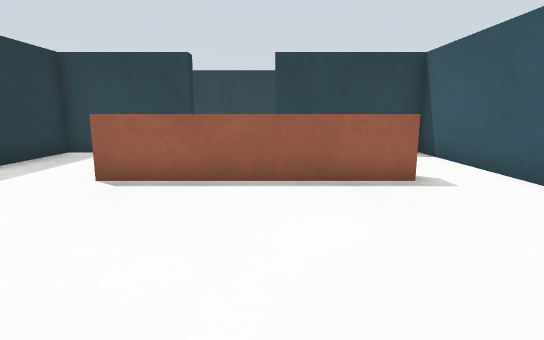
View 1 (above)

19 first-person views from a walk through a Gazebo world. The camera is 0.61 m above the floor, tilts 10° down and sees 80° across. The floor is counted in squares, 0.5 m on a side. Each view is taken from the middle of a square. On the plan, view 1 faces up. The plan holds only what a view shows up to about 14 squares ahead; the rest is blank. The place goes on beyond the plan.

View 2
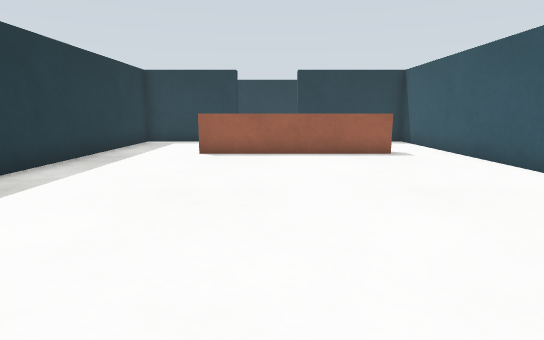

View 3
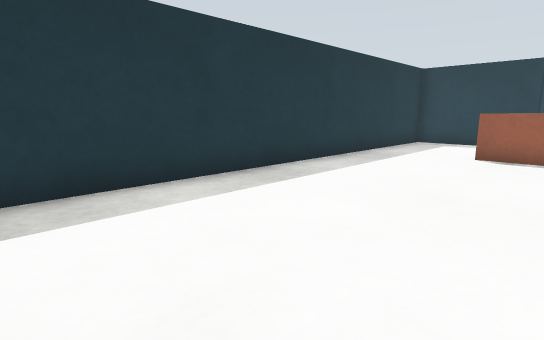

View 4
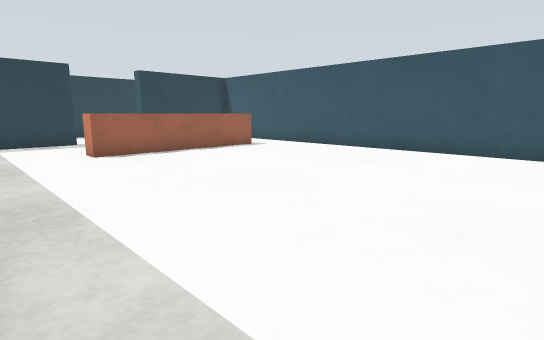

View 5
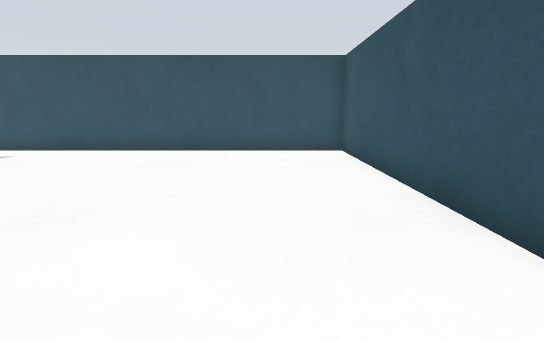

View 6
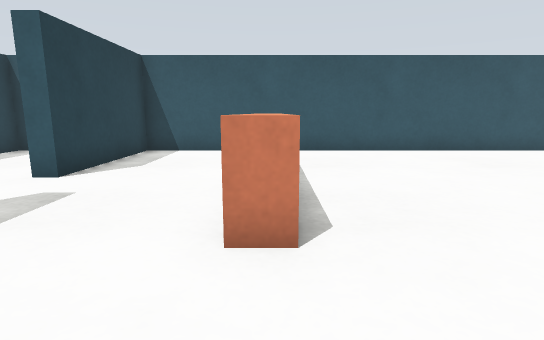

View 7
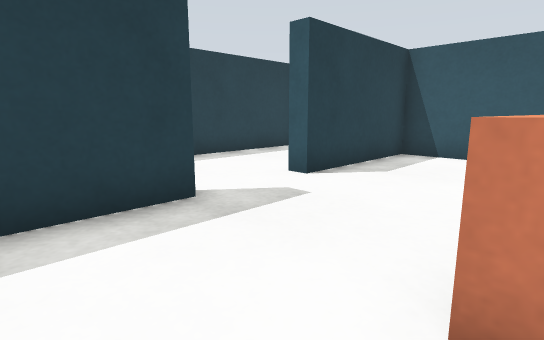

View 8
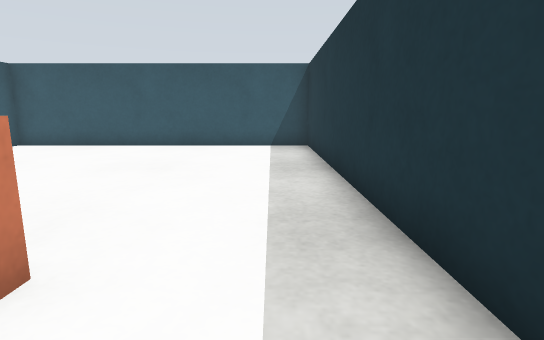

View 9
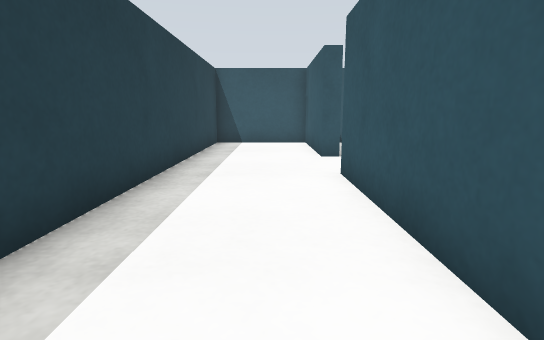

View 10
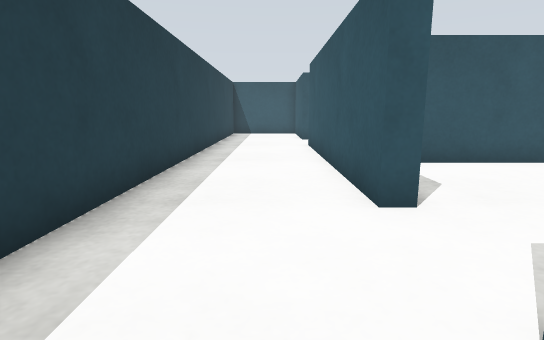

View 11
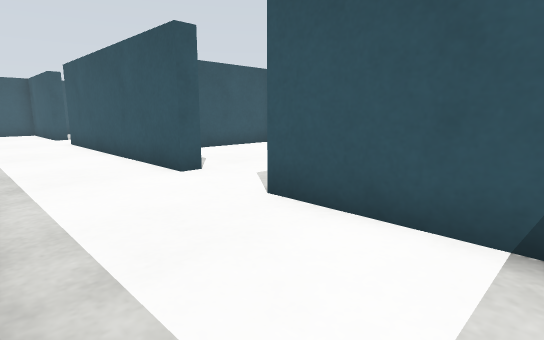

View 12
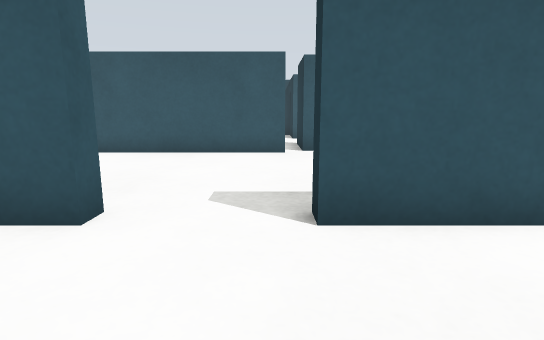

View 13
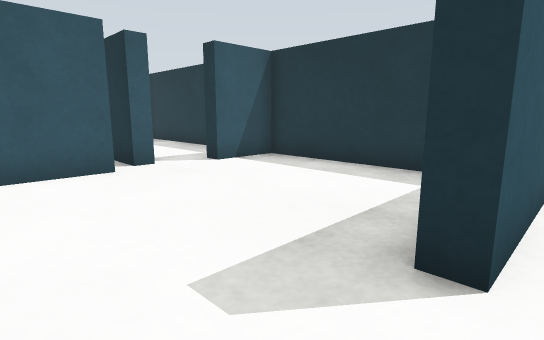

View 14
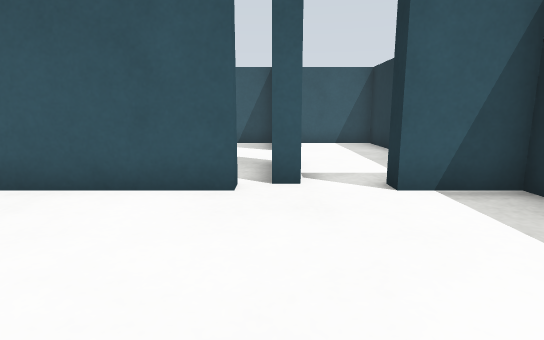

View 15
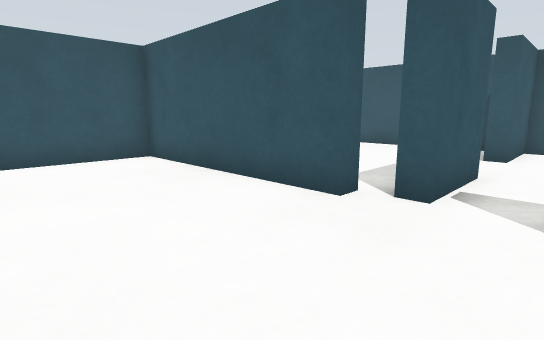

View 16
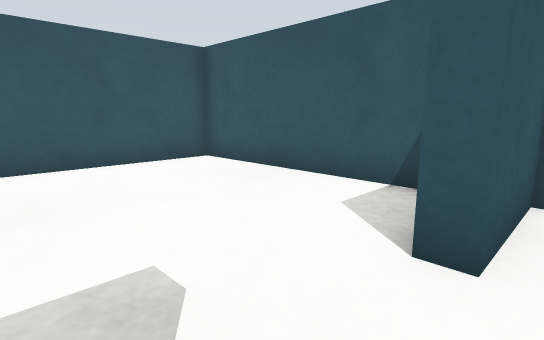

View 17
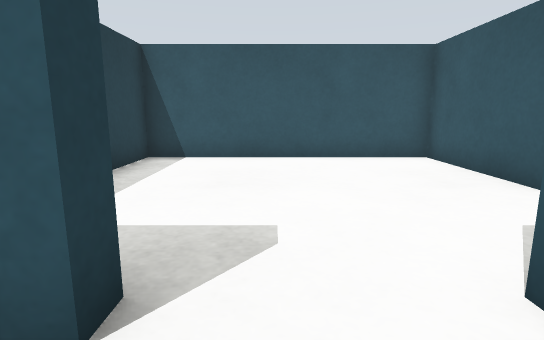

View 18
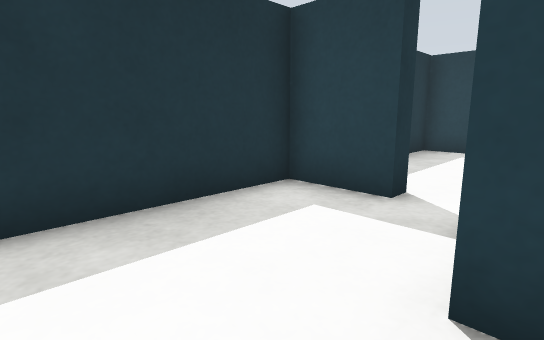

View 19
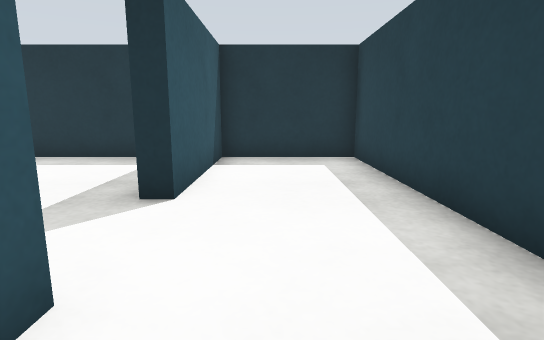

### Floor plan
Ten units are one square. View 1 is at (0, 0); x grows to the right and y downward. Boxes are objects, and circles mark ways between rooms. Rooms are numbered by the first view taken in them; rooms with no view inside come last. Other rooms are left out.
<svg viewBox="-185 -148 236 196">
<path fill="none" stroke="#000" d="M-64 -64 -64 43 46 43 46 -64M26 -58 -32 -58 -32 -65M-35 -101 -64 -101 -64 -64M-109 -106 -25 -106M1 -106 46 -106 46 -143 -180 -143 -180 -106 -135 -106M-134 -34 -134 -40 -70 -40 -70 -84M-135 -106 -135 -100M-109 -100 -109 -106M-145 -35 -140 -35M-168 -101 -180 -101 -180 -40 -160 -40 -160 -35M-140 -10 -145 -10 -145 -35M-160 -35 -180 -35 -180 43 -145 43 -145 17 -140 17M-140 -35 -140 -10M-140 43 -70 43 -70 -35 -91 -35M1 -101 1 -106M-25 -106 -25 -101 -35 -101M46 -64 46 -101 1 -101"/>
<circle cx="-50" cy="-60" r="3" fill="#2a7"/>
<circle cx="35" cy="-60" r="3" fill="#2a7"/>
<circle cx="-30" cy="-80" r="3" fill="#2a7"/>
<circle cx="-120" cy="-100" r="3" fill="#2a7"/>
<circle cx="-10" cy="-100" r="3" fill="#2a7"/>
<circle cx="-150" cy="-30" r="3" fill="#2a7"/>
<circle cx="-140" cy="0" r="3" fill="#2a7"/>
<circle cx="15" cy="-80" r="3" fill="#2a7"/>
<text x="-10" y="-10">1</text>
<text x="-50" y="-80">2</text>
<text x="-70" y="-130">3</text>
<text x="-130" y="-70">4</text>
<text x="-160" y="0">5</text>
<text x="-110" y="0">6</text>
<text x="-10" y="-80">7</text>
<text x="20" y="-80">8</text>
</svg>
Room 1 opens to room 2. Room 1 opens to room 8. Room 2 opens to room 7. Room 3 opens to room 4. Room 3 opens to room 7. Room 4 opens to room 5. Room 5 opens to room 6. Room 7 opens to room 8.

Where each view was taken, in squares from view 1:
view 1: 0 up, 0 right, facing up
view 2: 4 down, 1 left, facing up
view 3: 4 down, 1 left, facing up-left
view 4: 4 down, 6 left, facing up-right
view 5: 2 down, 6 left, facing right
view 6: 6 up, 6 left, facing right
view 7: 6 up, 5 left, facing up-right
view 8: 8 up, 5 left, facing down
view 9: 12 up, 9 left, facing right
view 10: 12 up, 15 left, facing right
view 11: 14 up, 17 left, facing down-right
view 12: 14 up, 13 left, facing down
view 13: 11 up, 11 left, facing down-left
view 14: 9 up, 14 left, facing down
view 15: 8 up, 16 left, facing down-right
view 16: 1 up, 15 left, facing down-right
view 17: 0 up, 16 left, facing right
view 18: 1 down, 14 left, facing up-left
view 19: 12 up, 9 left, facing left
